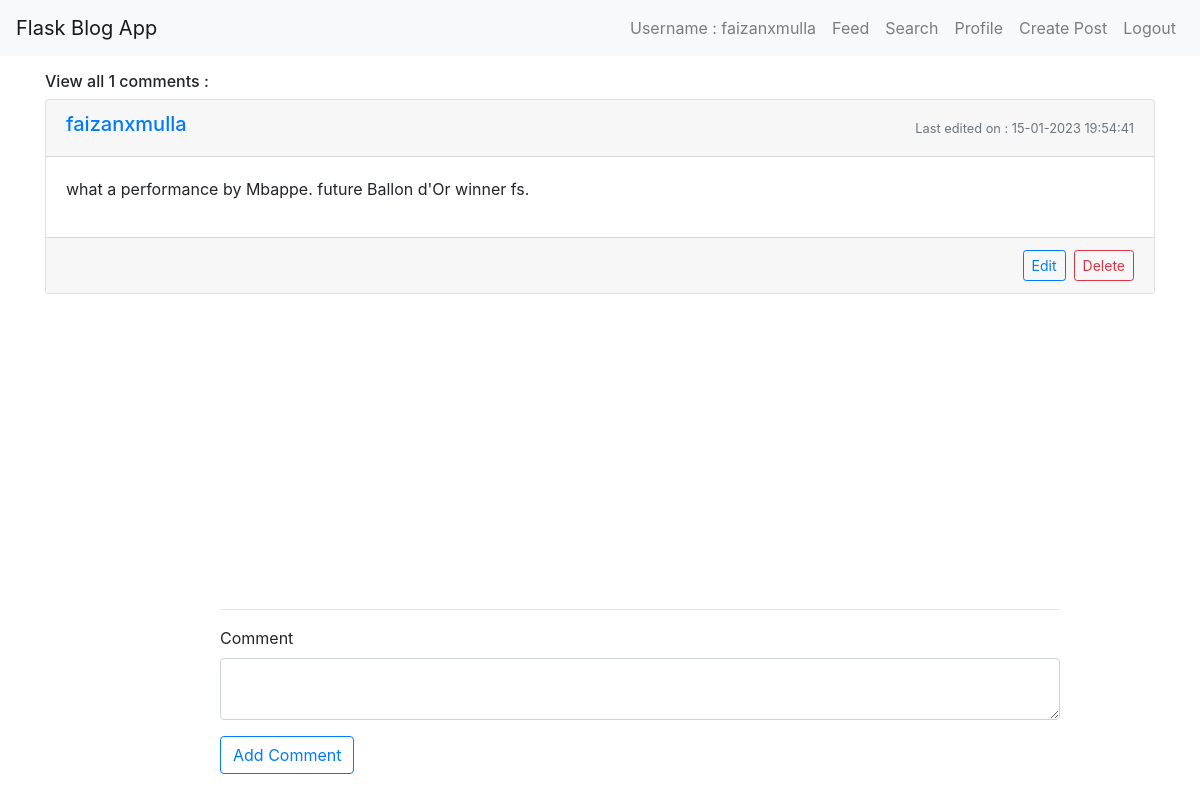
The app's page /post/7/comment (signed in) with its own data.
### app.py (models this page shows, shortened)
class User(db.Model, UserMixin):
    id = db.Column(db.Integer, primary_key=True)
    username = db.Column(db.String(20), unique=True, nullable=False)
    password_hash = db.Column(db.String(128), nullable=False)
    profile_image = db.Column(db.String(128), default='def.jpg')
    posts = db.relationship('Post', back_populates='user', lazy='subquery')
    comments = db.relationship('Comment', backref='user', lazy='dynamic')
    likes = db.relationship('Like', backref='user', lazy='dynamic')
    followers = db.relationship('Follow',
                            foreign_keys='Follow.followed_id',
                            backref=db.backref('followed', lazy='joined'),
                            lazy='dynamic',
                            cascade='all, delete-orphan')
    following = db.relationship('Follow',
                            foreign_keys='Follow.follower_id',
                            backref=db.backref('follower', lazy='joined'),
                            lazy='dynamic',
                            cascade='all, delete-orphan')
    follower_count = db.Column(db.Integer, default=0)
    following_count = db.Column(db.Integer, default=0)

class Comment(db.Model):
    id = db.Column(db.Integer, primary_key=True)
    timestamp = db.Column(db.DateTime, nullable=False, default=datetime.now(timezone('Asia/Kolkata')))
    last_edited = db.Column(db.DateTime, default=datetime.now(timezone('Asia/Kolkata')), onupdate=datetime.now(timezone('Asia/Kolkata')))
    content = db.Column(db.Text, nullable=False)
    user_id = db.Column(db.Integer, db.ForeignKey('user.id'), nullable=False)
    post_id = db.Column(db.Integer, db.ForeignKey('post.id', ondelete='CASCADE'), nullable=False)

### app.py (the view)
@app.route("/post/<int:post_id>/comment", methods=['GET', 'POST'])
@login_required
def comment(post_id):
    post = Post.query.get_or_404(post_id)
    comments = Comment.query.filter_by(post_id=post_id).all()
    form = CommentForm()
    if form.validate_on_submit():
        new_comment = Comment(content=form.content.data, user_id=current_user.id, post_id=post_id)
        db.session.add(new_comment)
        db.session.commit()
        flash('Comment added !!', 'success')
        return redirect(url_for('comment', post_id=post_id))
    return render_template('comment.html', form=form, post_id=post_id, comments=comments, post=post, timezone=timezone)

### app.py
class CommentForm(FlaskForm):
    content = TextAreaField('Comment', validators=[DataRequired()])
    submit = SubmitField('Post Comment')

### app.py (called while the page is built)
@login.user_loader
def load_user(user_id):
    return User.query.get(int(user_id))

### templates/comment.html (shortened to what this page needs)
{% extends "base.html" %}
{% block content %}
<h6>View all {{ post.comments.count() }} comments : </h6>
<div class="d-flex flex-column">
    <div class="existing-comments">
        {% for comment in comments %}
        <div class="card card-inner mb-2">
                <div class="card-header d-flex justify-content-between align-items-center">
                    <a href="{{ url_for('profile', username=comment.user.username) }}">
                        <h5>{{ comment.user.username }}</h5>
                    </a>
                    {% if comment.last_edited %}
                    <small class="text-muted">Last edited on : {{ comment.last_edited.replace(tzinfo=timezone('UTC')).astimezone(timezone('Asia/Kolkata')).strftime("%d-%m-%Y %H:%M:%S") }}</small>
                    {% else %}
                    <small class="text-muted">Comment on : {{ comment.timestamp.replace(tzinfo=timezone('UTC')).astimezone(timezone('Asia/Kolkata')).strftime("%d-%m-%Y %H:%M:%S") }}</small>
                    {% endif %}
                </div>
                <div class="card-body">
                    <p>{{ comment.content }}</p>
                </div>
            {% if current_user == comment.user %}
            <div class="comment-actions">
                <div class="card-footer d-flex justify-content-end">
                    <a href="{{ url_for('edit_comment', post_id=post_id, comment_id=comment.id) }}"
                        class="btn btn-outline-primary btn-sm">Edit</a>
                    <a href="{{ url_for('delete_comment', post_id=post_id, comment_id=comment.id) }}" class="btn btn-outline-danger btn-sm ml-2">Delete</a>
                </div>
            </div>
            {% endif %}
        </div>
        {% endfor %}
    </div>
    <div class="add-comment-form-sticky-bottom">
            <hr>
        <form method="POST" action="{{ url_for('comment', post_id=post_id) }}">
            <div class="form-group">
                {{ form.content.label }}
                {{ form.content(class="form-control" ,width="50%") }}
            </div>
            <div class="form-group">
                <input type="submit" value="Add Comment" class="btn btn-outline-primary">
            </div>
        </form>
    </div>
</div>
{% endblock %}

### templates/navbar.html (shortened to what this page needs)
<!DOCTYPE html>
<html lang="en">
<head>
    <link rel="stylesheet" href="{{ url_for('static', filename='style.css') }}">
    <link rel="stylesheet" href="https://stackpath.bootstrapcdn.com/bootstrap/4.5.2/css/bootstrap.min.css"
>
</head>
<body>
    <nav class="navbar navbar-expand-lg navbar-light bg-light">
        <a class="navbar-brand" href="#">Flask Blog App</a>
        <div class="collapse navbar-collapse" id="navbarNav">
            <ul class="navbar-nav ml-auto">
                <li class="nav-item">
                    <a class="nav-link">Username : {{ current_user.username }}</a>
                </li>
                {% if current_user.is_authenticated %}
                <li class="nav-item">
                    <a class="nav-link" href="{{ url_for('feed') }}">Feed</a>
                </li>
                <li class="nav-item">
                    <a class="nav-link" href="{{ url_for('search') }}">Search</a>
                </li>
                <li class="nav-item">
                    <a class="nav-link" href="{{ url_for('profile', username=current_user.username) }}">Profile</a>
                </li>
                <li class="nav-item">
                    <a class="nav-link" href="{{ url_for('create_post') }}">Create Post</a>
                </li>
                <li class="nav-item">
                    <a class="nav-link" href="{{ url_for('logout') }}">Logout</a>
                </li>
                {% endif %}
            </ul>
        </div>
    </nav>
</body>
</html>

### static/style.css (style rules this page uses)
.existing-comments { overflow: auto; max-height: 60vh; }
.add-comment-form-sticky-bottom { position: fixed; bottom: 10px; left: 220px; right: 50px; width: 70%; }

### records on screen
User: username "faizanxmulla"
Comment: user.username "faizanxmulla", last_edited.replace "15-01-2023 19:54:41", content "what a performance by Mbappe. future Ballon d'Or winner fs."

### other values on screen
{{ post.comments.count() }} "1"
